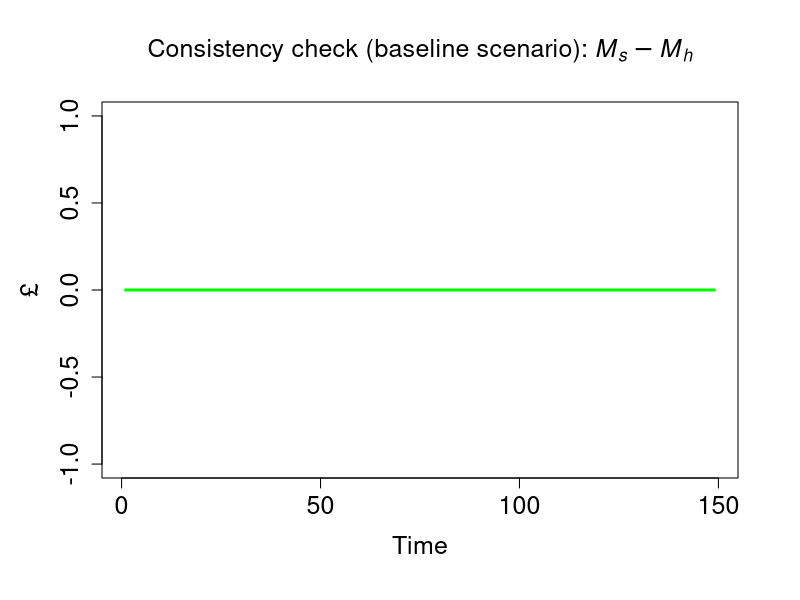
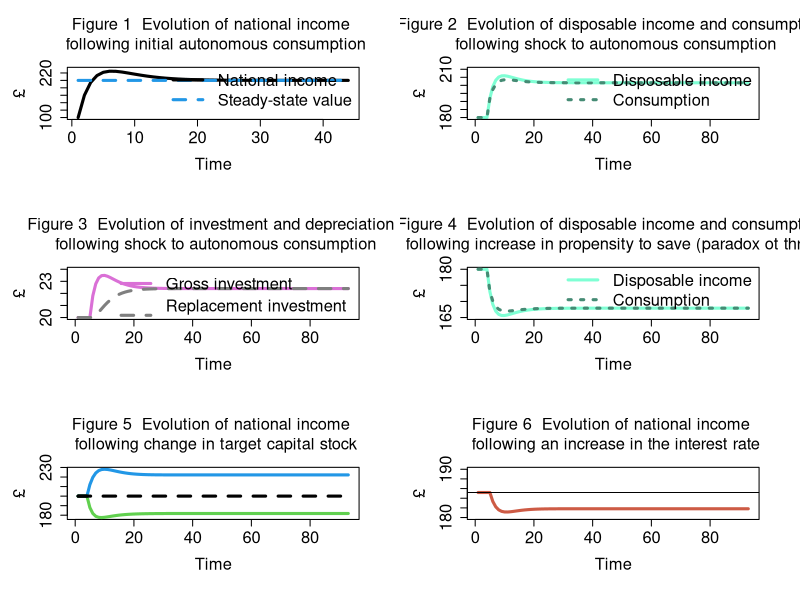

Generate these figures, in order, with R:
# Model BMW for R (from scratch): main code
# from Wynne Godley and Marc Lavoie
# Monetary Economics
# Chapter 7 

# Version: 30 May 2019; revised: 29 Jamuary 2025

#STEP 1: PREPARE THE WORK-SPACE ################################################################################

#Clear environment
rm(list=ls(all=TRUE))

#Clear plots
if(!is.null(dev.list())) dev.off()

#Clear console
cat("\014")

#Number of periods
nPeriods = 150

#Number of scenarios
nScenarios=6 

#STEP 2: SET THE COEFFICIENTS (EXOGENOUS VARIABLES AND PARAMETERS) ################################################################################
alpha2 <- 0.1 #Propensity to consume out of wealth
delta <- 0.1 #Depreciation rate
gamma <- 0.15 #Reaction speed of adjustment of capital to its target value
alpha1r <- 0.5 #Propensity to consume out of interests if c_d=c_d(r)
alpha1w <- 0.75 #Propensity to consume out of wages if c_d=c_d(r)
alpha0 <- matrix(data=0,nrow=nScenarios,ncol=nPeriods) #Set autonomous component of consumption as a matrix (for shocks) 
alpha1 <- matrix(data=0.75,nrow=nScenarios,ncol=nPeriods) #Set autonomous propensity to consume out of income as a matrix (for shocks) 
kappa <- matrix(data=1,nrow=nScenarios,ncol=nPeriods)  #Capital-output ratio
rl_bar <- matrix(data=0.04,nrow=nScenarios,ncol=nPeriods)  #Rate of interests on bank loans - exogenously set

#STEP 3: CREATE VARIABLES AND ATTRIBUTE INITIAL VALUES ################################################################################
af <- matrix(data=0,nrow=nScenarios,ncol=nPeriods) #Create variables and attribute values to stocks
c_d <- matrix(data=0,nrow=nScenarios,ncol=nPeriods) #Consumption goods demand by households
c_s <- matrix(data=0,nrow=nScenarios,ncol=nPeriods) #Consumption goods supply
da <- matrix(data=0,nrow=nScenarios,ncol=nPeriods) #Depreciation allowances
k <- matrix(data=0,nrow=nScenarios,ncol=nPeriods)  #Stock of capital
kt <- matrix(data=0,nrow=nScenarios,ncol=nPeriods) #Target stock of capital
l_d <- matrix(data=0,nrow=nScenarios,ncol=nPeriods) #Demans for bank loans 
l_s <- matrix(data=0,nrow=nScenarios,ncol=nPeriods) #Supply of bank loans 
i_d <- matrix(data=0,nrow=nScenarios,ncol=nPeriods) #Demand for Investment
i_s <- matrix(data=0,nrow=nScenarios,ncol=nPeriods) #Supply of Investment
mh <- matrix(data=0,nrow=nScenarios,ncol=nPeriods) #Bank deposits held by households
ms <- matrix(data=0,nrow=nScenarios,ncol=nPeriods) #Supply of bank deposits
n_s <- matrix(data=0,nrow=nScenarios,ncol=nPeriods) #Supply of labour
n_d <- matrix(data=0,nrow=nScenarios,ncol=nPeriods) #Demand for labour
pr <- matrix(data=1,nrow=nScenarios,ncol=nPeriods) #Labour productivity
rl <- matrix(data=rl_bar,nrow=nScenarios,ncol=nPeriods) #Rate of interests on banks loans
rm <- matrix(data=rl,nrow=nScenarios,ncol=nPeriods) #Rate of interests on bank deposits
w <- matrix(data=0.86,nrow=nScenarios,ncol=nPeriods) #Wage rate
wb_d <- matrix(data=0,nrow=nScenarios,ncol=nPeriods) #Wage Bill
wb_s <- matrix(data=0,nrow=nScenarios,ncol=nPeriods) #Supply of Wages
y <- matrix(data=0,nrow=nScenarios,ncol=nPeriods) #Income
y_star <- matrix(data=0,nrow=nScenarios,ncol=nPeriods) #Steady-state income
yd <- matrix(data=0,nrow=nScenarios,ncol=nPeriods) #Disposal Income of households

#STEP 4: RUN THE MODEL ################################################################################

#STEP 4.A: DEFINE THE LOOPS

#Choose scenario
for (j in 1:nScenarios){
  
  #Define time loop
  for (i in 2:nPeriods){
    
    #Define iterations
    for (iterations in 1:100){
      
      
      #STEP 4.B: ADD ALTERNATIVE SCENARIOS  
      
      #Initial shock to autonomous consumption
      if (i>=2){alpha0[j,i]=25}    
      
      #Scenario 2: positive shock to target capital stock
      if (i>=52 & j==2){kappa[j,i]=1.1}
      
      #Scenario 3: negative shock to target capital stock
      if (i>=52 & j==3){kappa[j,i]=0.9}
      
      #Scenario 4: shock to autonomous consumption
      if (i>=52 & j==4){alpha0[j,i]=28}
      
      #Scenario 5: shock to interest rate with c_d = c_d(r)
      if (i>=52 & j==5){rl_bar[j,i]=0.05}
      
      #Scenario 6: increase in propensity to save
      if (i>=52 & j==6){alpha1[j,i]=0.74}
      
      
      #STEP 4.C: DEFINE THE SYSTEM OF EQUATIONS        
      
      
      #Equilibrium conditions
      
      #Supply of consumption goods - eq. 7.1
      c_s[j,i] = c_d[j,i]
      #Supply of investment goods - eq. 7.2
      i_s[j,i] = i_d[j,i]
      #Supply of labour - eq. 7.3
      n_s[j,i] = n_d[j,i]
      #Supply of loans - eq. 7.4
      l_s[j,i] = l_s[j,i-1] + (l_d[j,i] - l_d[j,i-1])   
      
      #Transactions of the firms
      
      #GDP - eq. 7.5
      y[j,i] = c_s[j,i] + i_s[j,i]
      #Wage bill - eq. 7.6
      wb_d[j,i] = y[j,i] - rl[j,i-1]*l_d[j,i-1] - af[j,i]   
      #Depreciation allowances - eq. 7.7
      af[j,i] = da[j,i]
      #Demand for bank loans - eq. 7.8
      l_d[j,i] = l_d[j,i-1] + i_d[j,i] - af[j,i] 
      
      #Transactions of households
      
      #Disposable income - eq. 7.9
      yd[j,i] = wb_d[j,i] + rm[j,i-1]*mh[j,i-1]
      
      #Bank deposits held by households - eq. 7.10
      mh[j,i] = mh[j,i-1] + yd[j,i] - c_d[j,i]
      
      #Transactions of the banks  
      
      #Supply of deposits - eq. 7.11
      ms[j,i] = ms[j,i-1] + (l_s[j,i] - l_s[j,i-1])
      
      #Rate of interest on deposits - eq. 7.12
      rm[j,i] = rl[j,i]
      
      #The wage bill  
      
      #"Supply" of wages - eq. 7.13
      wb_s[j,i] = w[j,i]*n_s[j,i]         
      
      #Labour demand - eq. 7.14
      n_d[j,i] = y[j,i]/pr[j,i]        
      
      #Wage rate - eq. 7.15
      w[j,i] = wb_d[j,i]/n_d[j,i]       
      
      #Household behaviour
      
      #Demand for consumption goods - eq. 7.16 (and 7.16A)
      if (j==5){ c_d[j,i] = alpha0[j,i] + alpha1w*wb_d[j,i] + alpha1r*rm[j,i-1]*mh[j,i-1] + alpha2*mh[j,i-1]}
      else{ c_d[j,i] = alpha0[j,i] + alpha1[j,i]*yd[j,i] + alpha2*mh[j,i-1]}
      
      #The investment behaviour
      
      #Accumulation of capital - eq. 7.17
      k[j,i] = k[j,i-1] + i_d[j,i] - da[j,i]
      
      #Depreciation allowances - eq. 7.18
      da[j,i] = delta*k[j,i-1]
      
      #Capital stock target - eq. 7.19
      kt[j,i] = kappa[j,i]*y[j,i-1]
      
      #Demand for investment goods - eq. 7.20
      i_d[j,i] = gamma*(kt[j,i] - k[j,i-1]) + da[j,i]
      
      #The behaviour of banks
      
      #Interest rate on loans - eq. 7.21
      rl[j,i] = rl_bar[j,i]
      
      #Additional equation for calculating y steady-state value
      y_star[j,i] = alpha0[j,i]/((1-alpha1[j,i])*(1-delta*kappa[j,i])-alpha2*kappa[j,i])       
      
    }
  }
}

#STEP 5: CONSISTENCY CHECK (REDUNDANT EQUATION) ################################################################################

#Create consistency statement 
aerror=0
error=0
for (i in 2:(nPeriods-1)){error = error + (ms[1,i]-mh[1,i])^2}
aerror = error/nPeriods
if ( aerror<0.01 ){cat(" *********************************** \n Good news! The model is watertight! \n", "Average error =", aerror, "< 0.01 \n", "Cumulative error =", error, "\n ***********************************")} else{
  if ( aerror<1 && aerror<1 ){cat(" *********************************** \n Minor issues with model consistency \n", "Average error =", aerror, "> 0.01 \n", "Cumulative error =", error, "\n ***********************************")}
  else{cat(" ******************************************* \n Warning: the model is not fully consistent! \n", "Average error =", aerror, "> 1 \n", "Cumulative error =", error, "\n *******************************************")} }      

#Plot redundant equation
layout(matrix(c(1), 1, 1, byrow = TRUE))
par(mar = c(5.1+1, 4.1+1, 4.1+1, 2.1+1))
plot(ms[1,2:nPeriods]-mh[1,2:nPeriods], type="l", col="green",lwd=3,lty=1,font.main=1,cex.main=1.5,
     main=expression("Consistency check (baseline scenario): " * italic(M[phantom("")]["s"]) - italic(M[phantom("")]["h"])),
     cex.axis=1.5,cex.lab=1.5,ylab = '£',
     xlab = 'Time',ylim = range(-1,1))

#STEP 6: CREATE AND DISPLAY GRAPHS ################################################################################

#Change layout
layout(matrix(c(1,2,3,4,5,6), 3, 2, byrow = TRUE))
par(mar = c(5.1+1, 4.1+1, 4.1+1, 2.1+1))

#Figure 1
plot(y[1,2:45],type="l",col=1,lwd=3,lty=1,font.main=1,cex.main=1.5,
     main="Figure 1  Evolution of national income \n following initial autonomous consumption",
     cex.axis=1.5,cex.lab=1.5,ylab = '£',xlab = 'Time',ylim=range(100,230))
lines(y_star[1,2:45],type="l",lwd=3,lty=2,col=4)
legend("bottomright",c("National income","Steady-state value"),  bty = "n", cex = 1.5,
       lty=c(1,2), lwd=c(3,3), col = c(1,4), box.lwd=0)

#Figure 2
plot(yd[4,48:140],type="l",col="aquamarine",lwd=3,lty=1,font.main=1,cex.main=1.5,
     main="Figure 2  Evolution of disposable income and consumption \n following shock to autonomous consumption",
     cex.axis=1.5,cex.lab=1.5,ylab = '£',xlab = 'Time',ylim=range(180,210))
lines(c_d[4,48:140],type="l",lwd=3,lty=3,col="aquamarine4")
legend("bottomright",c("Disposable income","Consumption"),  bty = "n", cex = 1.5,
       lty=c(1,3), lwd=c(3,3), col = c("aquamarine","aquamarine4"), box.lwd=0)

#Figure 3
plot(i_d[4,48:140],type="l",col="orchid",lwd=3,lty=1,font.main=1,cex.main=1.5,
     main="Figure 3  Evolution of investment and depreciation \n following shock to autonomous consumption",
     cex.axis=1.5,cex.lab=1.5,ylab = '£',xlab = 'Time',ylim=range(20,24))
lines(da[4,48:140],type="l",lwd=3,lty=2,col="gray50")
legend("right",c("Gross investment","Replacement investment \n (capital depreciation)"),  bty = "n", cex = 1.5,
       lty=c(1,2), lwd=c(3,3), col = c("orchid","gray50"), box.lwd=0)

#Figure 4
plot(yd[6,48:140],type="l",col="aquamarine",lwd=3,lty=1,font.main=1,cex.main=1.5,
     main="Figure 4  Evolution of disposable income and consumption \n following increase in propensity to save (paradox ot thrift!)",
     cex.axis=1.5,cex.lab=1.5,ylab = '£',xlab = 'Time',ylim=range(165,180))
lines(c_d[6,48:140],type="l",lwd=3,lty=3,col="aquamarine4")
legend("bottomright",c("Disposable income","Consumption"),  bty = "n", cex = 1.5,
       lty=c(1,3), lwd=c(3,3), col = c("aquamarine","aquamarine4"), box.lwd=0)

#Figure 5
plot(y[2,48:140],type="l",col=4,lwd=3,lty=1,font.main=1,cex.main=1.5,
     main="Figure 5  Evolution of national income \n following change in target capital stock",
     cex.axis=1.5,cex.lab=1.5,ylab = '£',xlab = 'Time',ylim=range(min(y[3,40:150]),max(y[2,40:150])))
mycol3 <- rgb(255,255,0, max = 255, alpha = 40, names = "myyellow")
lines(y[3,48:140],type="l",lwd=3,lty=1,col=3)
lines(y[1,48:51],type="l",lwd=3,lty=1,col=1)
lines(y[1,48:140],type="l",lwd=3,lty=2,col=1)
#rect(xleft=12,xright=150,ybottom=30,ytop=130,col=mycol3,border=NA)
legend(40,105,c("Higher capital/output","Lower capital/output","Baseline value"),  bty = "n", cex = 1.5,
       lty=c(1,1,2), lwd=c(3,3,3), col = c(4,3,1), box.lwd=0)

#Figure 6
plot(y[5,48:140],type="l",col="coral3",lwd=3,lty=1,font.main=1,cex.main=1.5,
     main="Figure 6  Evolution of national income \n following an increase in the interest rate",
     cex.axis=1.5,cex.lab=1.5,ylab = '£',xlab = 'Time',ylim=range(180,190))
abline(h=y[5,48])
